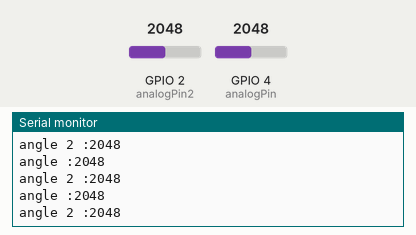
This sketch was run on a simulated ESP32. Parts: the last lines printed to the serial monitor. The test bench sets the inputs (shaded band); at power-on: GPIO 2 (analogPin2) = 2048, GPIO 4 (analogPin) = 2048.

Above: at 1.2 s.
1.3 s: GPIO 2 (analogPin2) set to 1062
At 2.0 s:
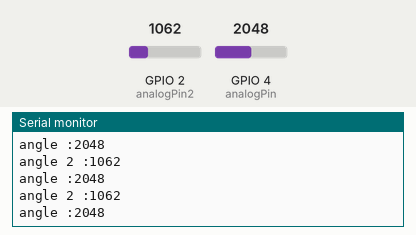
2.8 s: GPIO 2 (analogPin2) set to 943
At 3.8 s:
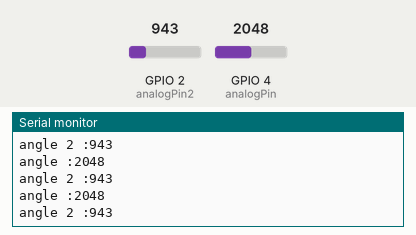
5.8 s: GPIO 4 (analogPin) set to 1055
At 6.4 s:
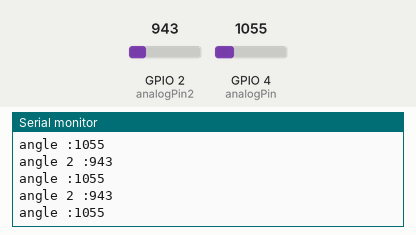
8.8 s: GPIO 4 (analogPin) set to 953
At 9.4 s:
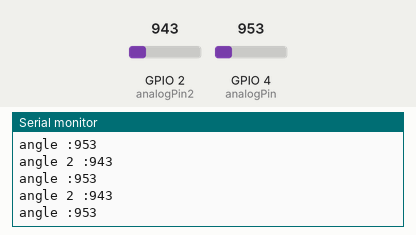
11.8 s: GPIO 2 (analogPin2) set to 104
At 12.9 s:
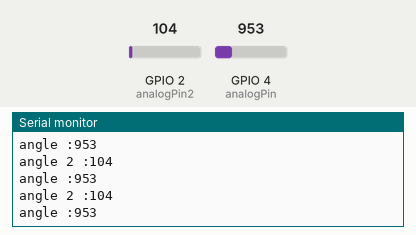
13.3 s: GPIO 2 (analogPin2) set to 90
At 14.4 s:
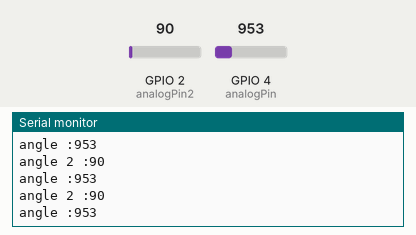
Timing chart, 0 to 15.8 s (numbered marks = the images above; inputs shaded):
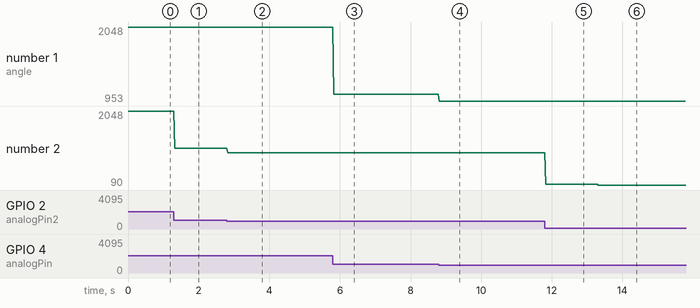

Measured:
- the behaviour switches between 1000 and 999 on GPIO 2 (analogPin2) (found by bisection; images 1 and 2)
- after the input at 1.3 s, the serial monitor: prints a new line at once (image 1)
- after the input at 2.8 s, the serial monitor: prints a new line at once (image 2)
- after the input at 5.8 s, the serial monitor: prints a new line at once (image 3)
- after the input at 8.8 s, the serial monitor: prints a new line at once (image 4)
- after the input at 11.8 s, the serial monitor: prints a new line at once (image 5)
- after the input at 13.3 s, the serial monitor: prints a new line at once (image 6)
- plotted number 1: 2048 → 1055 after the input at 5.8 s, 1055 → 953 after the input at 8.8 s

The sketch:

TestManetteESP32.ino
```cpp
const int analogPin = 4; //premier signal
const int analogPin2 = 2; //deuxieme signal
int angle;
int angle2;

void setup() {
  Serial.begin(9600);
}

void loop() {
  angle = analogRead(analogPin);
  angle2 = analogRead(analogPin2);
  Serial.print("angle :");
  Serial.println(angle);
  Serial.print("angle 2 :");
  Serial.println(angle2);
  Serial.println("");
  // put your main code here, to run repeatedly:

}
```
